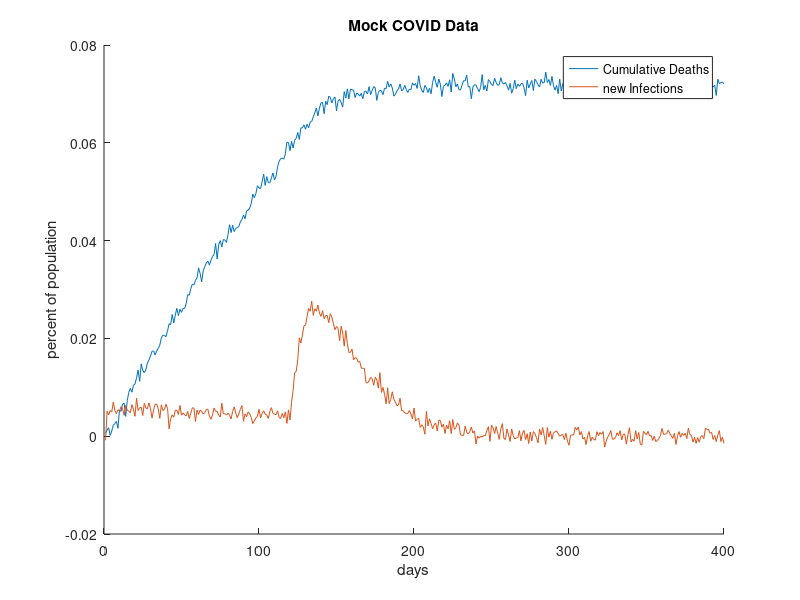

The MATLAB source for this figure: (Note: this script raises an error after producing the figure.)
load("mockdata2023.mat")

% lets start off by making a quick and easy graph
figure
hold on
plot(cumulativeDeaths)
plot(newInfections)
ylabel("percent of population")
xlabel("days")
title("Mock COVID Data")
legend("Cumulative Deaths", "new Infections")
% Model 1, Pre vaccine
% Initial conditions
initial_S = 1;
initial_I = 0;
initial_R = 0;
initial_D = 0;
initial_V = 0;
initial_BI = 0;
initial_RV = 0;

X = [initial_S initial_I initial_R initial_D initial_V initial_BI initial_RV]';     

% These are our paramaters make sure that each group equal to one
percentInfect = 0.0065;
percentOtherDie = 0;
percentNotInfect = 1 - (percentInfect + percentOtherDie);

percentRecoverNoImmunity = percentInfect- 0.005;
percentRecoverImmunity = 0.003;
percentInfectDie = 0.002;
percentStayInfected = 1-(percentRecoverNoImmunity + percentRecoverImmunity + percentInfectDie);


% We know when the vaccine must have been implemented is before day 100 as
% that is when breakout infections start to happen at a constant rate. We
% also know that vaccines take about 3-4 weeks to be effective. We also 
% know that vaccines are best not at preveneting infections but preveting 
% serious cases of covid and deaths from covid. This means that it will 
% be 3-4 weeks before when the deaths lines starts to flat line. This is
% around day 120. This means that vaccines were rolled out before the 100
% day mark and before 3-4 weeks from day 130. Assuming in this scenario,
% vaccines take 4 weeks to be effective we know that that vaccines were
% rolled out 28 days before 120. This means that vaccines were rolled out
% on day 92. 

% we can also think about how vaccines reduce the effects of the pandemic.
% Vaccines mostly effect deaths and stop deaths, that means vaccines roll
% out when deaths go down so that means that is around day 125.
firstrunTime = 130; % in days

% constructing the matrix
S_column = [percentNotInfect percentInfect 0 percentOtherDie 0 0 0]';
I_column = [percentRecoverNoImmunity percentStayInfected percentRecoverImmunity percentInfectDie 0 0 0]';
R_column = [0 0 1 0 0 0 0]';
D_column = [0 0 0 1 0 0 0]';
V_column = [0 0 0 0 0 0 0]'; % this changes per day so for when we are trying to find percent vaccinated per day take the cummulative sum of this
BI_column = [0 0 0 0 0 0 0]'; % this is what we want to display, to tune this since it is only getting added by the vaccinated, make this look like a smaller version of the infected graph
RV_column = [0 0 0 0 0 0 0]';
SIRD_matrix = [S_column I_column R_column D_column V_column BI_column RV_column];

% taking out the I_row for future use
I_row = SIRD_matrix(2, :);

% fixing the issue of the model not giving cumulative data, we are going to
% get the new cases for the cumulative data and compare it to the new cases
% in the model data
new_I = [0];
for t = 2:firstrunTime
    X(:, t) = SIRD_matrix*X(:, t-1);
    new_I(t) = getNew(I_row, X(:, t-1));
end

%% Model 2
% Model 2
% okay lets get to work with the real problem
% Initial conditions
vaccineEfficacy = 0.90;

% These are our paramaters make sure that each group equal to one
% we are making it so that breakout infections are only defined as those
% infections that vaccinated people get, cuz thats the definintion of the
% term.
percentInfect = 0.045;
percentVaccination = 0.00375;
percentNotInfect = 1 - (percentInfect + percentVaccination);

percentRecoverNoImmunity = 0.25;
percentRecoverImmunity = 0.2;
percentInfectDie = 0.00245;
percentStayInfected = 1-(percentRecoverNoImmunity + percentRecoverImmunity + percentInfectDie);

percentRecoverKeepImmunity = 1 - (percentVaccination);

percentBreakthroughInfection = (percentInfect - 0.01)*(vaccineEfficacy - 0.2);
percentStayVaccinated = 1-percentBreakthroughInfection;

percentDieBI = percentInfectDie*(1-vaccineEfficacy);
percentRecoverVaccineNoImmunity = (percentRecoverNoImmunity - 0.2)*(vaccineEfficacy);
percentRecoverVaccineImmunity = (percentRecoverImmunity)*(1+vaccineEfficacy);
percentStayBI = 1 - (percentDieBI + percentRecoverVaccineNoImmunity + percentRecoverVaccineImmunity);

percentStayRecoverVaccinated = 1;

% vaccinations make the case less severe

secondrunTime = 400; % in days

% constructing the matrix
S_column = [percentNotInfect percentInfect 0 0 percentVaccination 0 0]';
I_column = [percentRecoverNoImmunity percentStayInfected percentRecoverImmunity percentInfectDie 0 0 0]';
R_column = [0 0 percentRecoverKeepImmunity 0 0 0 percentVaccination]';
D_column = [0 0 0 1 0 0 0]';
V_column = [0 0 0 0 percentStayVaccinated percentBreakthroughInfection 0]'; % this changes per day so for when we are trying to find percent vaccinated per day take the cummulative sum of this
BI_column = [0 0 0 percentDieBI percentRecoverVaccineNoImmunity percentStayBI percentRecoverVaccineImmunity]'; % this is what we want to display, to tune this since it is only getting added by the vaccinated, make this look like a smaller version of the infected graph
RV_column = [0 0 0 0 0 0 percentStayRecoverVaccinated]';
SIRD_matrix = [S_column I_column R_column D_column V_column BI_column RV_column];

% taking out the I_row and BI_row for future use
I_row = SIRD_matrix(2, :);
BI_row = SIRD_matrix(6, :);

% fixing the issue of the model not giving cumulative data, we are going to
% get the new cases for the cumulative data and compare it to the new cases
% in the model data
for t = firstrunTime:secondrunTime+1
    X(:, t) = SIRD_matrix*X(:, t-1);
    new_I(t) = getNew(I_row, X(:, t-1)) + (BI_row(5) * X(5, t-1)); % adding the vaccination to breakthrough infection pipeline
end


%% these are the graphs for the part 4
figure
hold on
plot(X(1, :));
plot(X(2, :));
plot(X(3, :));
plot(X(4, :));
plot(X(5, :));
plot(X(6, :));
plot(X(7, :));
plot(X(5, :) + X(6, :) + X(7, :));
lgd = legend("Susceptible", "Infected", "Recovered (Immune)", "Dead", "Vaccinated", "Breakthrough Infection", "Vaccinated and Recovered", 'Vaccinated PURE');
lgd.Location = 'best';
title("SIRD model")
ylabel("Percentantage of People")
xlabel("Number of Days")

figure
hold on
plot(newInfections)
plot(new_I)
ylabel("percent of population")
xlabel("days")
title("Mock COVID Data")
lgd = legend("new infections per day", "new Infections from model per day");
lgd.Location = 'best';

figure
hold on
plot(cumulativeDeaths)
plot(X(4, :))
ylabel("percent of population")
xlabel("days")
title("Mock COVID Data")
lgd = legend("Cumulative Deaths", "deaths from model");
lgd.Location = 'best';

figure
plot(X(5, :) + X(6, :) + X(7, :));
ylabel("percent of population")
xlabel("days")
title("Total People Vaccinated")

figure
plot(X(6, :));
ylabel("percent of population")
xlabel("days")
title("People expirencing Break Through infections")

%% Functions that are used in this part
function f = getNew(row, column)
    f = row(1) * column(1);
end